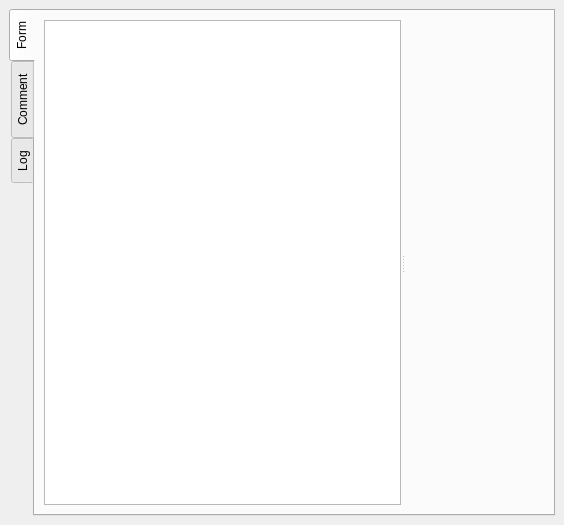
<?xml version="1.0" encoding="UTF-8"?>
<ui version="4.0">
 <class>CGeorgesTreeViewDialog</class>
 <widget class="QDockWidget" name="CGeorgesTreeViewDialog">
  <property name="geometry">
   <rect>
    <x>0</x>
    <y>0</y>
    <width>564</width>
    <height>525</height>
   </rect>
  </property>
  <property name="sizePolicy">
   <sizepolicy hsizetype="Preferred" vsizetype="Preferred">
    <horstretch>0</horstretch>
    <verstretch>0</verstretch>
   </sizepolicy>
  </property>
  <property name="minimumSize">
   <size>
    <width>280</width>
    <height>242</height>
   </size>
  </property>
  <property name="focusPolicy">
   <enum>Qt::NoFocus</enum>
  </property>
  <property name="windowTitle">
   <string/>
  </property>
  <widget class="QWidget" name="dockWidgetContents">
   <property name="sizePolicy">
    <sizepolicy hsizetype="Expanding" vsizetype="Expanding">
     <horstretch>0</horstretch>
     <verstretch>0</verstretch>
    </sizepolicy>
   </property>
   <layout class="QGridLayout" name="gridLayout_5">
    <item row="0" column="0">
     <widget class="QTabWidget" name="treeViewTabWidget">
      <property name="sizePolicy">
       <sizepolicy hsizetype="Expanding" vsizetype="Expanding">
        <horstretch>0</horstretch>
        <verstretch>0</verstretch>
       </sizepolicy>
      </property>
      <property name="tabPosition">
       <enum>QTabWidget::West</enum>
      </property>
      <property name="currentIndex">
       <number>0</number>
      </property>
      <widget class="QWidget" name="form_tab">
       <attribute name="title">
        <string>Form</string>
       </attribute>
       <layout class="QHBoxLayout" name="horizontalLayout">
        <item>
         <widget class="QSplitter" name="splitter">
          <property name="orientation">
           <enum>Qt::Horizontal</enum>
          </property>
          <widget class="QTreeView" name="treeView">
           <property name="sizePolicy">
            <sizepolicy hsizetype="Expanding" vsizetype="Preferred">
             <horstretch>0</horstretch>
             <verstretch>0</verstretch>
            </sizepolicy>
           </property>
           <property name="minimumSize">
            <size>
             <width>0</width>
             <height>0</height>
            </size>
           </property>
           <property name="editTriggers">
            <set>QAbstractItemView::NoEditTriggers</set>
           </property>
           <property name="alternatingRowColors">
            <bool>true</bool>
           </property>
          </widget>
          <widget class="QtTreePropertyBrowser" name="propertiesBrowser" native="true">
           <property name="sizePolicy">
            <sizepolicy hsizetype="Minimum" vsizetype="Preferred">
             <horstretch>0</horstretch>
             <verstretch>0</verstretch>
            </sizepolicy>
           </property>
          </widget>
         </widget>
        </item>
       </layout>
      </widget>
      <widget class="QWidget" name="comment_tab">
       <attribute name="title">
        <string>Comment</string>
       </attribute>
       <layout class="QGridLayout" name="gridLayout_2">
        <item row="0" column="0">
         <widget class="QPlainTextEdit" name="commentEdit">
          <property name="readOnly">
           <bool>false</bool>
          </property>
         </widget>
        </item>
       </layout>
      </widget>
      <widget class="QWidget" name="log_tab">
       <attribute name="title">
        <string>Log</string>
       </attribute>
       <layout class="QGridLayout" name="gridLayout_4">
        <item row="0" column="0">
         <widget class="QPlainTextEdit" name="logEdit"/>
        </item>
       </layout>
      </widget>
     </widget>
    </item>
   </layout>
  </widget>
 </widget>
 <customwidgets>
  <customwidget>
   <class>QtTreePropertyBrowser</class>
   <extends>QWidget</extends>
   <header>qttreepropertybrowser.h</header>
   <container>1</container>
  </customwidget>
 </customwidgets>
 <resources/>
 <connections/>
</ui>
